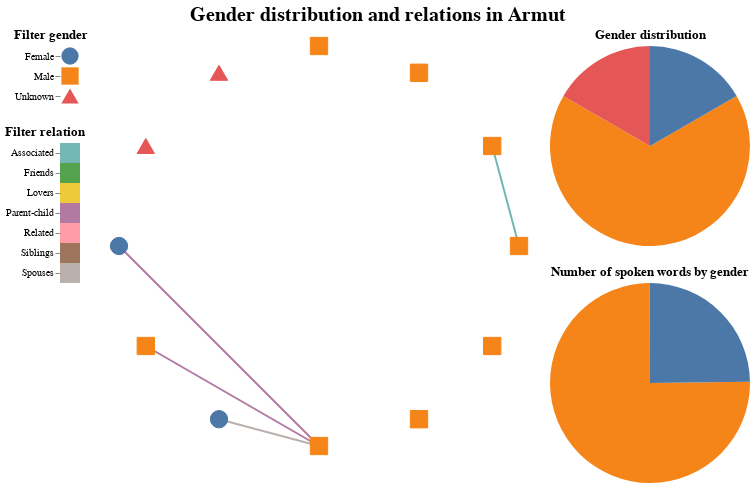

The notebook cell saved with this chart:
### Markdown cell above
# Step 3: Visualize data

This code block generates the actual visualization about gender distribution and relations for the chosen play after execution below the code block. <br>There are two filters on the left-hand side and additional information is displayed when you hover over the elements of the visualization with the mouse.

### Code cell
play_id = dropdown.value

if play_id != None:
    ############################## Network Chart ##############################
    # parse graphs
    relations_graph = nx.read_graphml(f"data/relations/{play_id}.graphml")
    cooccurence_graph = nx.read_graphml(f"data/cooccurence/{play_id}.graphml")
    
    # add Name attribute to nodes
    relations_graph = set_character_name(relations_graph)

    # define the graph layout
    layout = nx.shell_layout(relations_graph)

    # draw base graph with nx_altair
    base = nxa.draw_networkx(
        relations_graph,
        pos=layout,
        node_tooltip=['Name'],
        node_color='lightgray',
        edge_color='Relation',
        width=2
    )

    # get the edge layer
    edges = base.layer[0]
    # get the node layer
    nodes = base.layer[1]

    # define relation filter
    relation = relation_name_mapping()
    relation_selection = alt.selection_point(fields=['Relation'], toggle="true")
    relation_color = alt.condition(
        relation_selection,
        alt.Color('Relation:N', legend=None),
        alt.value('lightgray')
    )
    relation_filter = alt.Chart(
        relation,
        title=alt.TitleParams('Filter relation', anchor='start')
    ).mark_rect(cursor='pointer').encode(
        y=alt.Y('Relation_Display', title=''),
        color=relation_color
    ).add_params(relation_selection)

    # encode relation as edge color and add relationship filter
    edges = edges.encode(color=relation_color).transform_filter(relation_selection)

    # define gender filter
    gender = gender_name_mapping()
    gender_selection = alt.selection_point(fields=['Gender'], toggle="true")
    gender_color = alt.condition(
        gender_selection,
        alt.Color('Gender:N', legend=None),
        alt.value('lightgray')
    )
    gender_shape = alt.Shape('Gender:N', legend=None)
    gender_filter = alt.Chart(
        gender,
        title=alt.TitleParams('Filter gender', anchor='start')
    ).mark_point(
        size=300,
        cursor='pointer',
        filled=True,
        opacity=1
    ).encode(
        y=alt.Y('Gender_Display', title=''),
        color=gender_color,
        shape=gender_shape
    ).add_params(gender_selection)

    # encode gender as node shape+color and add gender filter
    nodes = nodes.encode(
        color=gender_color,
        fill=gender_color,
        shape=gender_shape
    ).add_params(gender_selection)

    # layer network chart
    network_chart = (edges + nodes).properties(
        width=400,
        height=400
    )
    network_chart_with_filters = ((gender_filter & relation_filter) | network_chart)

    ############################## Pie Charts ##############################

    # count characters by gender
    play_metadata = german_metadata[german_metadata["id"] == play_id].reset_index()
    speakers = play_metadata[['num_of_speakers_male', 'num_of_speakers_female', 'num_of_speakers_unknown']]
    gender['Characters'] = speakers.loc[0,:].values.tolist()
    gender_distribution_pie_chart= alt.Chart(gender, title='Gender distribution').mark_arc().encode(
        theta='Characters',
        color=alt.Color('Gender:N', legend=None),
        tooltip=['Characters']
    ).properties(
        width=200,
        height=200
    )

    # aggregate spoken words by gender
    gender['Spoken words'] = get_words_by_gender(cooccurence_graph.nodes)
    spoken_words_pie_chart = alt.Chart(gender, title='Number of spoken words by gender').mark_arc().encode(
        theta='Spoken words',
        color=alt.Color('Gender:N', legend=None),
        tooltip=['Spoken words']
    ).properties(
        width=200,
        height=200
    )

    stacked_pie_charts = (gender_distribution_pie_chart & spoken_words_pie_chart)
    
    ############################## Final Chart ##############################

    title = chunked_title(f"Gender distribution and relations in {dropdown.label}")
    final_chart = (network_chart_with_filters | stacked_pie_charts)
    final_chart = final_chart.configure_view(
            strokeWidth=0 # remove border
    ).configure_axis(
        domainOpacity=0 # remove axis
    ).properties(
        title=alt.TitleParams(
            title,
            anchor='middle',
            fontSize=20
        )
    )
    final_chart.save('final_chart.html')
else:
   final_chart = 'no plays available'

final_chart

### Figure 1 — Vega-Lite specification as saved in the notebook (floating-point values rounded to 4 significant figures)
{"config": {"view": {"continuousWidth": 300, "continuousHeight": 300, "strokeWidth": 0}, "axis": {"domainOpacity": 0}}, "hconcat": [{"vconcat": [{"data": {"name": "data-5d41c37d905480e839b88781b29789ea"}, "mark": {"type": "point", "cursor": "pointer", "filled": true, "opacity": 1, "size": 300}, "encoding": {"color": {"condition": {"param": "param_4", "field": "Gender", "legend": null, "type": "nominal"}, "value": "lightgray"}, "shape": {"field": "Gender", "legend": null, "type": "nominal"}, "y": {"field": "Gender_Display", "title": "", "type": "nominal"}}, "name": "view_5", "title": {"text": "Filter gender", "anchor": "start"}}, {"data": {"name": "data-a544d4c3ea03ddba53b8f68296ab4d63"}, "mark": {"type": "rect", "cursor": "pointer"}, "encoding": {"color": {"condition": {"param": "param_3", "field": "Relation", "legend": null, "type": "nominal"}, "value": "lightgray"}, "y": {"field": "Relation_Display", "title": "", "type": "nominal"}}, "name": "view_6", "title": {"text": "Filter relation", "anchor": "start"}}]}, {"layer": [{"data": {"name": "data-74abcd5a4c6c628454aa68aaaf6f0ec1"}, "mark": {"type": "line", "opacity": 1, "strokeWidth": 2}, "encoding": {"color": {"condition": {"param": "param_3", "field": "Relation", "legend": null, "type": "nominal"}, "value": "lightgray"}, "detail": {"field": "edge", "type": "quantitative"}, "x": {"axis": {"grid": false, "labels": false, "ticks": false, "title": ""}, "field": "x", "type": "quantitative"}, "y": {"axis": {"grid": false, "labels": false, "ticks": false, "title": ""}, "field": "y", "type": "quantitative"}}, "transform": [{"filter": {"param": "param_3"}}]}, {"data": {"name": "data-8f8de30f26a94cfa7f6f50b9cd388d96"}, "mark": {"type": "point", "fill": "lightgray", "opacity": 1, "size": 300, "strokeWidth": 1.0}, "encoding": {"color": {"condition": {"param": "param_4", "field": "Gender", "legend": null, "type": "nominal"}, "value": "lightgray"}, "fill": {"condition": {"param": "param_4", "field": "Gender", "legend": null, "type": "nominal"}, "value": "lightgray"}, "shape": {"field": "Gender", "legend": null, "type": "nominal"}, "tooltip": [{"field": "Name", "type": "nominal"}], "x": {"axis": {"grid": false, "labels": false, "ticks": false}, "field": "x", "type": "quantitative"}, "y": {"axis": {"grid": false, "labels": false, "ticks": false}, "field": "y", "type": "quantitative"}}, "name": "view_4"}], "height": 400, "width": 400}, {"vconcat": [{"mark": {"type": "arc"}, "encoding": {"color": {"field": "Gender", "legend": null, "type": "nominal"}, "theta": {"field": "Characters", "type": "quantitative"}, "tooltip": [{"field": "Characters", "type": "quantitative"}]}, "height": 200, "title": "Gender distribution", "width": 200}, {"mark": {"type": "arc"}, "encoding": {"color": {"field": "Gender", "legend": null, "type": "nominal"}, "theta": {"field": "Spoken words", "type": "quantitative"}, "tooltip": [{"field": "Spoken words", "type": "quantitative"}]}, "height": 200, "title": "Number of spoken words by gender", "width": 200}], "data": {"name": "data-5d41c37d905480e839b88781b29789ea"}}], "params": [{"name": "param_4", "select": {"type": "point", "fields": ["Gender"], "toggle": "true"}, "views": ["view_5", "view_4"]}, {"name": "param_3", "select": {"type": "point", "fields": ["Relation"], "toggle": "true"}, "views": ["view_6"]}], "title": {"text": ["Gender distribution and relations in Armut"], "anchor": "middle", "fontSize": 20}, "$schema": "https://vega.github.io/schema/vega-lite/v5.8.0.json", "datasets": {"data-5d41c37d905480e839b88781b29789ea": [{"Gender": "MALE", "Gender_Display": "Male", "Characters": 8, "Spoken words": 8974}, {"Gender": "FEMALE", "Gender_Display": "Female", "Characters": 2, "Spoken words": 2965}, {"Gender": "UNKNOWN", "Gender_Display": "Unknown", "Characters": 2, "Spoken words": 7}], "data-a544d4c3ea03ddba53b8f68296ab4d63": [{"Relation": "parent_of", "Relation_Display": "Parent-child"}, {"Relation": "lover_of", "Relation_Display": "Lovers"}, {"Relation": "related_with", "Relation_Display": "Related"}, {"Relation": "associated_with", "Relation_Display": "Associated"}, {"Relation": "siblings", "Relation_Display": "Siblings"}, {"Relation": "spouses", "Relation_Display": "Spouses"}, {"Relation": "friends", "Relation_Display": "Friends"}], "data-74abcd5a4c6c628454aa68aaaf6f0ec1": [{"edge": 0, "id": "3", "target": "spuller", "y": -8.742e-08, "Relation": "parent_of", "pair": ["marie", "spuller"], "x": -1.0, "source": "marie"}, {"edge": 0, "id": "3", "target": "spuller", "y": -1.0, "Relation": "parent_of", "pair": ["marie", "spuller"], "x": 1.192e-08, "source": "marie"}, {"edge": 1, "id": "2", "target": "spuller", "y": -0.5, "Relation": "parent_of", "pair": ["gottfried", "spuller"], "x": -0.866, "source": "gottfried"}, {"edge": 1, "id": "2", "target": "spuller", "y": -1.0, "Relation": "parent_of", "pair": ["gottfried", "spuller"], "x": 1.192e-08, "source": "gottfried"}, {"edge": 2, "id": "1", "target": "spuller", "y": -0.866, "Relation": "spouses", "pair": ["mutter", "spuller"], "x": -0.5, "source": "mutter"}, {"edge": 2, "id": "1", "target": "spuller", "y": -1.0, "Relation": "spouses", "pair": ["mutter", "spuller"], "x": 1.192e-08, "source": "mutter"}, {"edge": 3, "id": "4", "target": "strantz", "y": 1.748e-07, "Relation": "associated_with", "pair": ["stanck", "strantz"], "x": 1.0, "source": "stanck"}, {"edge": 3, "id": "4", "target": "strantz", "y": 0.5, "Relation": "associated_with", "pair": ["stanck", "strantz"], "x": 0.866, "source": "stanck"}], "data-8f8de30f26a94cfa7f6f50b9cd388d96": [{"y": -8.742e-08, "Gender": "FEMALE", "Name": "Marie", "label": "Marie", "Person group": false, "x": -1.0}, {"y": -0.5, "Gender": "MALE", "Name": "Gottfried", "label": "Gottfried", "Person group": false, "x": -0.866}, {"y": -0.866, "Gender": "FEMALE", "Name": "Mutter", "label": "Mutter", "Person group": false, "x": -0.5}, {"y": -1.0, "Gender": "MALE", "Name": "Spuller", "label": "Spuller", "Person group": false, "x": 1.192e-08}, {"y": -0.866, "Gender": "MALE", "Name": "Goldsohn", "label": "Goldsohn", "Person group": false, "x": 0.5}, {"y": -0.5, "Gender": "MALE", "Name": "Doktor", "label": "Doktor", "Person group": false, "x": 0.866}, {"y": 1.748e-07, "Gender": "MALE", "Name": "Stanck", "label": "Stanck", "Person group": false, "x": 1.0}, {"y": 0.5, "Gender": "MALE", "Name": "Strantz", "label": "Strantz", "Person group": false, "x": 0.866}, {"y": 0.866, "Gender": "MALE", "Name": "Der Fremde", "label": "Der Fremde", "Person group": false, "x": 0.5}, {"y": 1.0, "Gender": "MALE", "Name": "Vogt", "label": "Vogt", "Person group": false, "x": -3.378e-07}, {"y": 0.866, "Gender": "UNKNOWN", "Name": "Vox coelestis", "label": "Vox coelestis", "Person group": false, "x": -0.5}, {"y": 0.5, "Gender": "UNKNOWN", "Name": "Voces de profundis", "label": "Voces de profundis", "Person group": true, "x": -0.866}]}}
